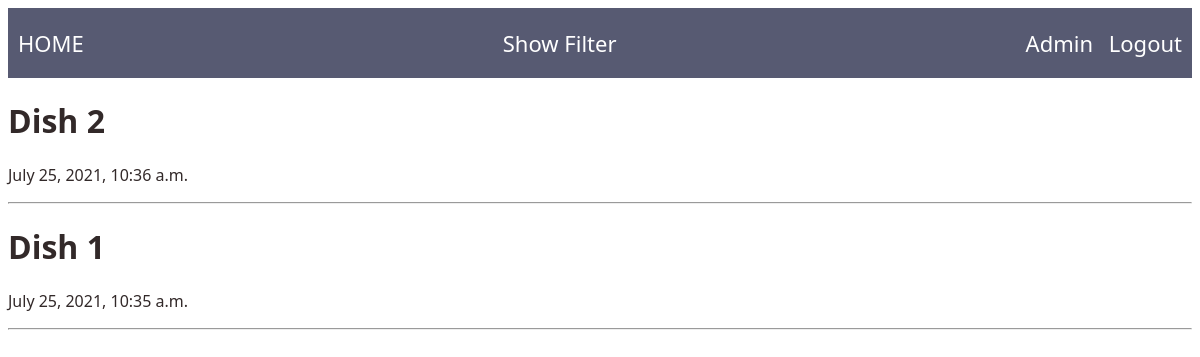
Page /dishes-ordering/dishes/ on the earlier database version.
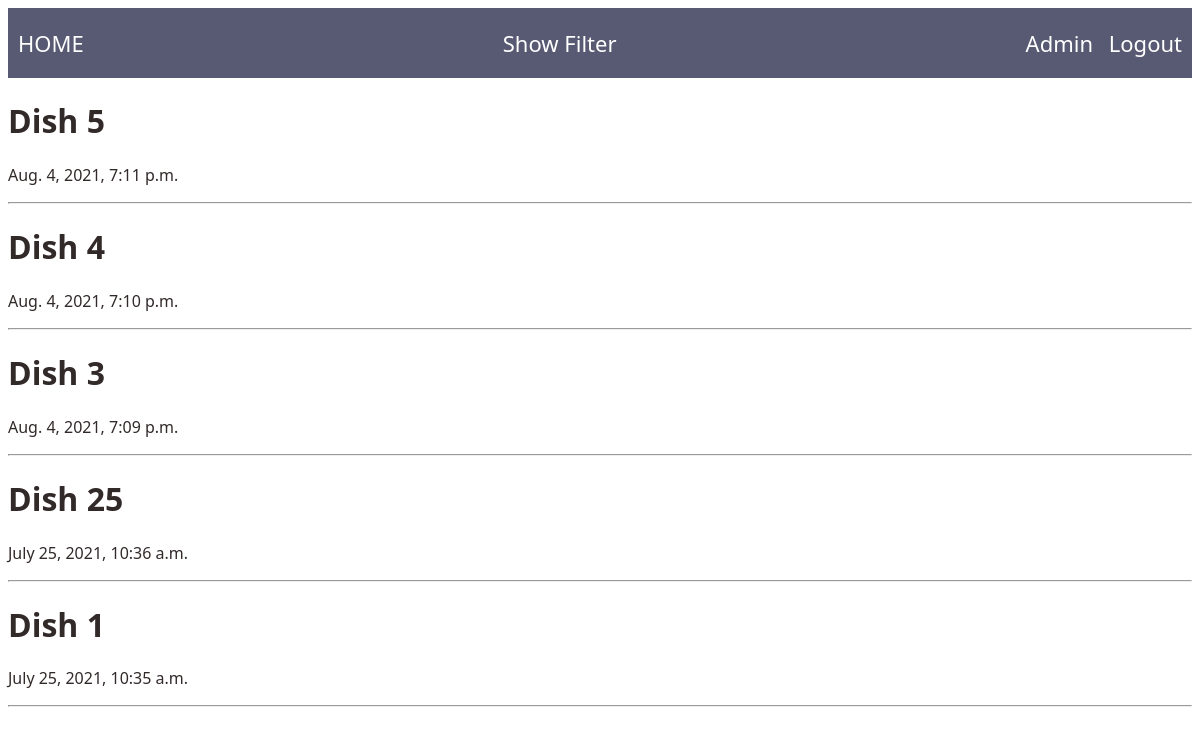
Same page on the later database version.
### dishes/models.py (models this page shows, shortened)
class Dish(models.Model):
    name = models.CharField(max_length=100, unique=True)
    ingredients = models.ManyToManyField('Ingredient', through='DishIngredients')
    created_at = models.DateTimeField(auto_now_add=True)
    class Meta:
        ordering = ['-created_at']

### dishes/views.py (the view)
# urls.py: path('dishes/', views.DishListView.as_view(), name='dishes_list'),
class DishListView (View):
    def get(self, request, *args, **kwargs):
        dishes = Dish.objects.all()
        filter_form = DishFilterForm(request.GET)
        if filter_form.is_valid():
            search_str = filter_form.cleaned_data.get("search_str")
            date_from = filter_form.cleaned_data.get("date_from")
            date_to = filter_form.cleaned_data.get("date_to")
            order_by = filter_form.cleaned_data.get("order_by")
            if search_str:
                dishes = dishes.filter(name__icontains=f'{search_str}')
            if date_from:
                dishes = dishes.filter(created_at__gte=f'{date_from}')
            if date_to:
                dishes = dishes.filter(created_at__lte=f'{date_to}')
            if order_by == 'ASC':
                dishes = dishes.order_by('created_at')
        context = {
            'dishes': dishes,
            'filter': filter_form,
        }
        return render(
            request,
            'dish/dish-list.html',
            context
        )

### dishes/forms.py (called while the page is built, shortened)
    def clean_search_str(self):
        search_str = self.cleaned_data['search_str']
        max_len = 128
        if len(search_str) > max_len:
            raise ValidationError(f'The search string should not be more than {max_len}')
        return search_str

    def clean_date_to(self):
        date_from = self.cleaned_data['date_from']
        date_to = self.cleaned_data['date_to']
        if date_from is None or date_to is None:
            return date_to

### dishes/templates/dish/dish-list.html (shortened to what this page needs)
{% extends "base.html" %}
{% load static %}
{% block content %}
<div class="navigation_menu">
    <div class="navigation_menu_left">
        <a href="/dishes-ordering/">home</a>
    </div>
    <div class="navigation_menu_center">
        <span id="filter_btn">Show Filter</span>
    </div>
    <div class="navigation_menu_right">
        <span id="user_name">Admin</span>
        <a href="#">Logout</a>
    </div>
</div>
<div class="dishes">
    {% for dish in dishes %}
    <div class="dish">
        <div class="dish_info">
            <h1><a href="/dishes-ordering/dish/{{dish.id}}">{{dish.name}}</a></h1>
            <p>{{dish.created_at}}</p>
        </div>
    </div>
<hr>
{% empty %}
    <h2>Sorry, no dishes were found. Please add the dish in the admin panel.</h2>
{% endfor %}
</div>
{% endblock %}

### dishes/templates/base.html (shortened to what this page needs)
<!DOCTYPE html>
<html lang="en">
<head>
    {% load static %}
    <link rel="stylesheet" type="text/css" href="{% static 'dish/style.css' %}">
</head>
<body>
      {% block content %}
      {% endblock %}
</body>
</html>

### dishes/static/dish/style.css (style rules this page uses)
body { font-family: Candara, Calibri, Segoe, Segoe UI, Optima; color: #322929; }
body a { color: #322929; text-decoration: none; }
.navigation_menu { display: flex; justify-content: space-between; font-size: 22px; padding: 20px 0; background-color: #575a72; color: #ffffff; }
.navigation_menu_left { text-transform: uppercase; }
.navigation_menu a { padding: 0 10px; color: #ffffff; }
.dishes { margin: 20px 0; }
#filter_btn { cursor: pointer; }

Differences in the rows shown:
added Dish: name "Dish 5", created_at "Aug. 4, 2021, 7:11 p.m."
added Dish: name "Dish 4", created_at "Aug. 4, 2021, 7:10 p.m."
added Dish: name "Dish 3", created_at "Aug. 4, 2021, 7:09 p.m."
changed Dish: name "Dish 2" → "Dish 25"
